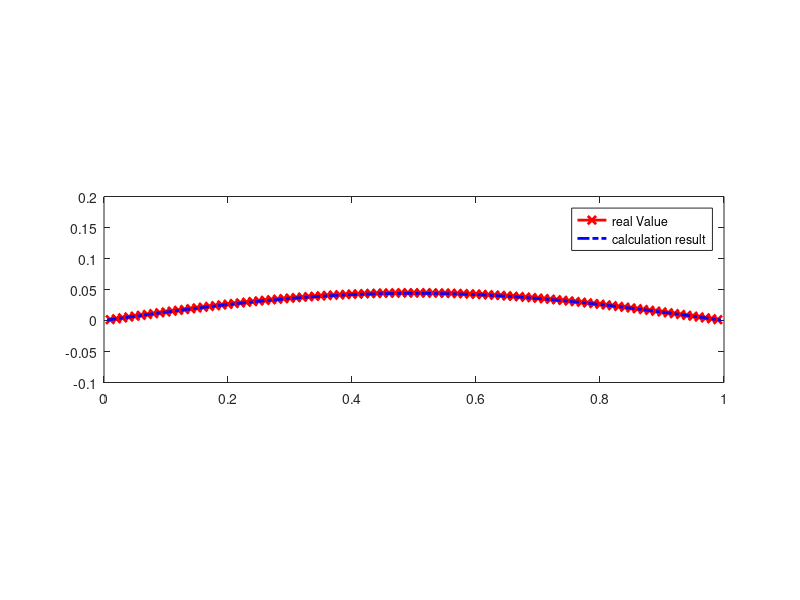
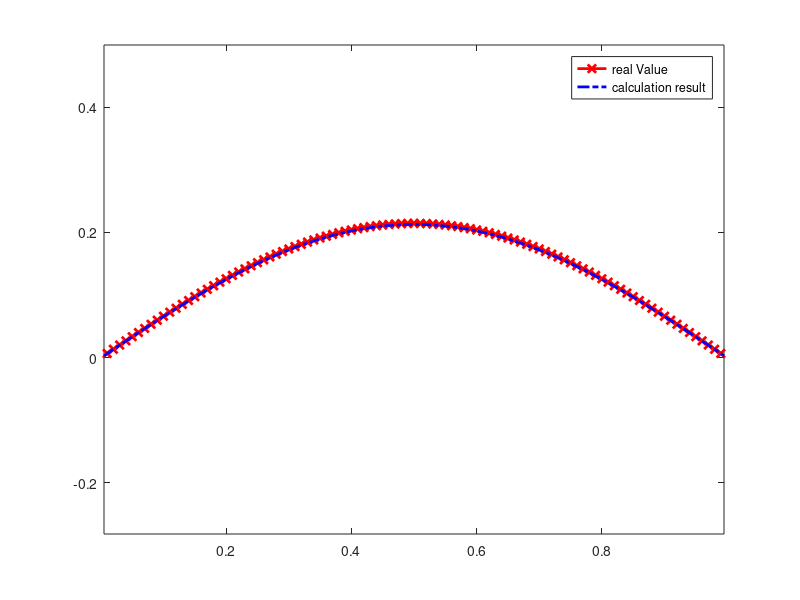
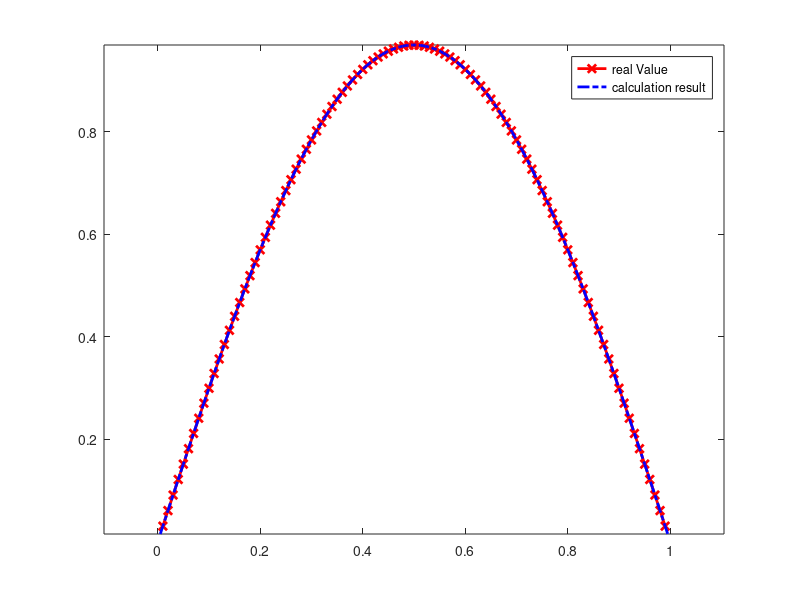
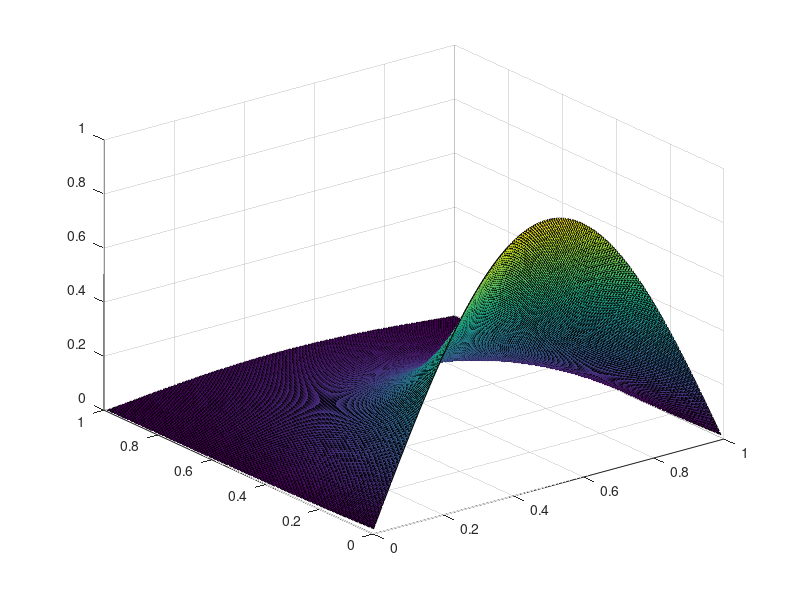

The MATLAB source for these figures, in order:
% THIS SCRIPT IS TO PLOT THE RESULT FOR THE FINAL PROJECT OF
% MAE 609 - HIGH PERFORMANCE COMPUTING
% FEI CHEN
% fchen29@buffalo.edu
% 12/20/2016

clear all;
close all;
clc;

n = 100;
increment = 1/n;

% realA matrix is the real value of the matrix
realA = zeros(n+1, n+1);

for i = 1:n+1;
    for j = 1:n+1;
        realA(i,j) = sin(pi*increment*(j-1))*exp(-pi* (increment*(i-1)));
    end
end

%matrix A contains the 200*200 matrix of result;
load ('a.mat');

h = 0:increment:1;

figure(1);
h2 = 0:(1/(size(A,1) + 1)):1;
plot(h(2:end-1) , realA(end-1,2:end-1),'r-x', 'LineWidth' ,2);
hold on;
plot(h2(2:end-1) , A(end,:), 'b-.', 'LineWidth' ,2 );
axis equal;
xlim([0, 1]);
ylim([-0.1, 0.2]);
legend('real Value','calculation result');

figure(2);
plot(h(2:end-1) , realA(50,2:end-1),'r-x', 'LineWidth' ,2);
hold on;
plot(h2(2:end-1) ,  A(99,:), 'b-.', 'LineWidth' ,2 );
axis equal;
legend('real Value','calculation result');


figure(3);
plot(h(2:end-1) , realA(2,2:end-1),'r-x', 'LineWidth' ,2);
hold on;
plot(h2(2:end-1) ,  A(2,:), 'b-.', 'LineWidth' ,2 );
axis equal;
legend('real Value','calculation result');

figure(5);
plot(h(2:end-1) , realA(2:end-1,51),'r-x', 'LineWidth' ,2);
hold on;
plot(h2(2:end-1) ,  A(:,101), 'b-.', 'LineWidth' ,2 );
axis equal;
legend('real Value','calculation result');

figure(4)
surf(h(2:end-1), h(2:end-1), realA(2:end-1,2:end-1));
surf(h2(2:end-1), h2(2:end-1), A);
% legend('real Value','calculation result')